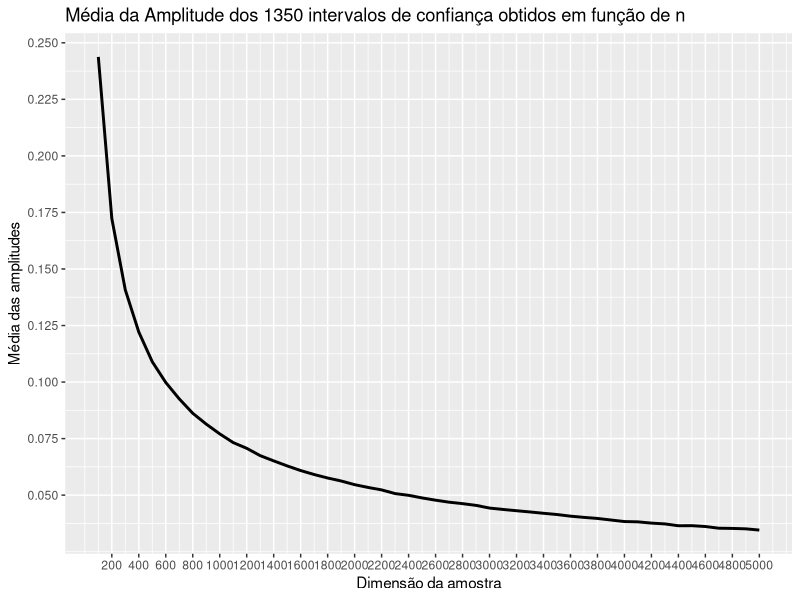

The R script that drew this image:
library(ggplot2)
set.seed(744)
m = 1350
n = seq(100,5000, by = 100)
lambda = 0.61
gama = 0.95
Media = 0
X <- matrix(0, nrow = 50, ncol = m)
for (i in 1:50){
for (j in 1:m){
  X[i,j] <- mean(rexp(n,lambda))
}}
b =  qnorm(1-(1-gama)/2)
amp = (2*b)/(X*sqrt(n))
for (i in 1:50){
Media[i] = mean(amp[i, 1:m])
}
df <- data.frame(Media)
ggplot() + geom_line(data = df, aes(x = n, y = Media), size = 1) + 
labs(x = "Dimensão da amostra", y = "Média das amplitudes", 
title = "Média da Amplitude dos 1350 intervalos de confiança obtidos em função de n") +
scale_x_continuous(breaks=seq(200,5000, by = 200)) +
scale_y_continuous(breaks=seq(0.050,0.25, by = 0.025))
  
  